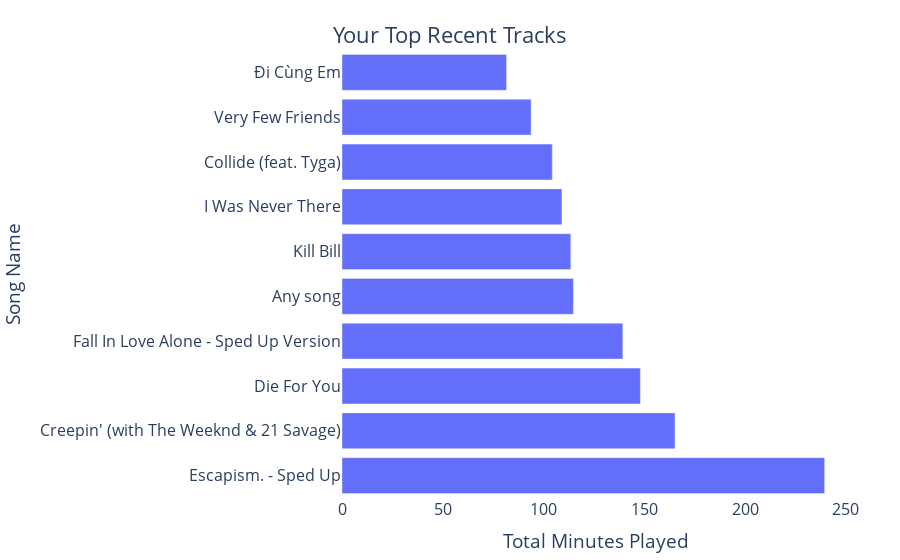

This figure's notebook cell:
### Code cell
track_chart.update_layout(title={
        'text': "Your Top Recent Tracks",
        'y':0.95,
        'x':0.5,
        'xanchor': 'center',
        'yanchor': 'top'}, font_size=16, 
                  xaxis_title='Total Minutes Played', yaxis_title='Song Name',
                  plot_bgcolor='rgb(255, 255, 255)', margin=dict(l=150, r=50, t=50, b=50))

### Figure 1 — Plotly figure (JSON) as saved in the notebook; plotly's stock layout.template omitted (floating-point values rounded to 4 significant figures)
{"data": [{"alignmentgroup": "True", "customdata": [["RAYE", 4], ["Metro Boomin", 2.8], ["The Weeknd", 2.5], ["Stacey Ryan", 2.3], ["ZICO", 1.9], ["SZA", 1.9], ["The Weeknd", 1.8], ["Justine Skye", 1.7], ["Saint Levant", 1.6], ["Hà Tròn", 1.4]], "hovertemplate": "minutes=%{x}<br>Song Name=%{y}<br>artistName=%{customdata[0]}<br>hours=%{customdata[1]}<extra></extra>", "legendgroup": "", "marker": {"color": "#636efa", "pattern": {"shape": ""}}, "name": "", "offsetgroup": "", "orientation": "h", "showlegend": false, "textposition": "auto", "type": "bar", "x": [239.4, 165.2, 148, 139.3, 114.8, 113.5, 109.1, 104.3, 93.8, 81.6], "xaxis": "x", "y": ["Escapism. - Sped Up", "Creepin' (with The Weeknd & 21 Savage)", "Die For You", "Fall In Love Alone - Sped Up Version", "Any song", "Kill Bill", "I Was Never There", "Collide (feat. Tyga)", "Very Few Friends", "Đi Cùng Em"], "yaxis": "y"}], "layout": {"barmode": "relative", "font": {"size": 16}, "legend": {"tracegroupgap": 0}, "margin": {"b": 50, "l": 150, "r": 50, "t": 50}, "plot_bgcolor": "rgb(255, 255, 255)", "title": {"text": "Your Top Recent Tracks", "x": 0.5, "xanchor": "center", "y": 0.95, "yanchor": "top"}, "xaxis": {"anchor": "y", "domain": [0, 1], "title": {"text": "Total Minutes Played"}}, "yaxis": {"anchor": "x", "domain": [0, 1], "title": {"text": "Song Name"}}}}
